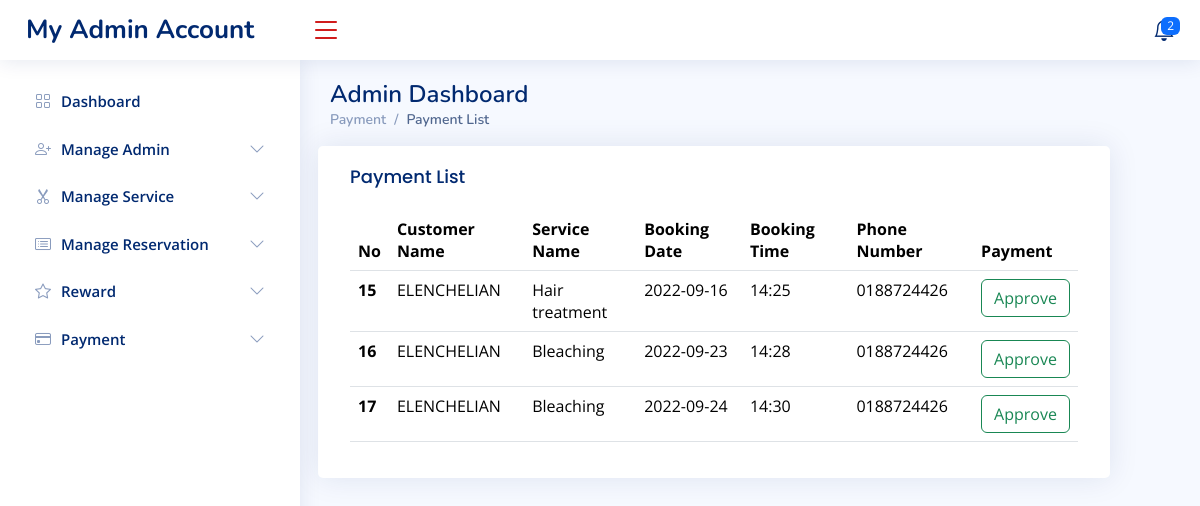
/User/Admin/payment_list.php, run on the app's committed database.
### tables this page shows
CREATE TABLE `booking` (
  `id` int(255) NOT NULL,
  `firstname` varchar(255) NOT NULL,
  `booking_email` varchar(255) NOT NULL,
  `booking_service` varchar(255) NOT NULL,
  `booking_date` varchar(255) NOT NULL,
  `booking_time` varchar(255) NOT NULL,
  `booking_phone_num` varchar(255) NOT NULL,
  `booking_bank` varchar(255) NOT NULL,
  `booking_card_num` varchar(255) NOT NULL,
  `booking_card_date` varchar(255) NOT NULL,
  `booking_card_year` varchar(255) NOT NULL,
  `booking_card_code` varchar(255) NOT NULL,
  `booking_deposit` varchar(255) NOT NULL,
  `booking_status` varchar(255) NOT NULL,
  `reason` varchar(255) NOT NULL
);

### User/Admin/payment_list.php (the view, shortened to what this page needs)
<?php
require_once 'pdo.php';
$conn = mysqli_connect("localhost", "root", "", "salon");
?>
<!DOCTYPE html>
<html lang="en">
<head>
  <link href="../assets/vendor/bootstrap/css/bootstrap.min.css" rel="stylesheet">
  <link href="../assets/vendor/bootstrap-icons/bootstrap-icons.css" rel="stylesheet">
  <link href="../assets/vendor/boxicons/css/boxicons.min.css" rel="stylesheet">
  <link href="../assets/vendor/quill/quill.snow.css" rel="stylesheet">
  <link href="../assets/vendor/quill/quill.bubble.css" rel="stylesheet">
  <link href="../assets/vendor/remixicon/remixicon.css" rel="stylesheet">
  <link href="../assets/vendor/simple-datatables/style.css" rel="stylesheet">
  <link href="../assets/css/style.css" rel="stylesheet">
</head>
<body>
  <header id="header" class="header fixed-top d-flex align-items-center">
    <div class="d-flex align-items-center justify-content-between">
      <a href="admin_dashboard.php" class="logo d-flex align-items-center">
        <span class="d-none d-lg-block">My Admin Account</span>
      </a>
      <i class="bi bi-list toggle-sidebar-btn"></i>
    </div>
    <nav class="header-nav ms-auto">
      <ul class="d-flex align-items-center">
        <nav class="header-nav ms-auto">
          <ul class="d-flex align-items-center">
            <li class="nav-item dropdown">
              <?php
              $sql = "SELECT COUNT(*)FROM booking WHERE booking_status='pending';";
              $result = mysqli_query($conn, $sql);
              if (mysqli_num_rows($result) > 0) {
                while ($row = mysqli_fetch_assoc($result)) {
              ?>
              <a class="nav-link nav-icon" href="#" data-bs-toggle="dropdown">
                <span class="badge bg-primary badge-number"><?php echo $row['COUNT(*)']; ?></span>
              </a>
              <?php
                }
              }
              ?>
            </li>
          </ul>
        </nav>
    </nav>
  </header>
  <aside id="sidebar" class="sidebar">
    <ul class="sidebar-nav" id="sidebar-nav">
      <li class="nav-item">
        <a class="nav-link collapsed" href="admin_dashboard.php">
          <i class="bi bi-grid"></i>
          <span>Dashboard</span>
        </a>
      </li>
      <li class="nav-item">
        <a class="nav-link collapsed" data-bs-target="#manage_admin" data-bs-toggle="collapse" href="#">
          <i class="bi bi-person-plus"></i><span>Manage Admin</span><i class="bi bi-chevron-down ms-auto"></i>
        </a>
      </li>
      <li class="nav-item">
        <a class="nav-link collapsed" data-bs-target="#manage_service" data-bs-toggle="collapse" href="#">
          <i class="bi bi-scissors"></i><span>Manage Service</span><i class="bi bi-chevron-down ms-auto"></i>
        </a>
      </li>
      <li class="nav-item">
        <a class="nav-link collapsed" data-bs-target="#manage_reservation" data-bs-toggle="collapse" href="#">
          <i class="bi bi-card-list"></i><span>Manage Reservation</span><i class="bi bi-chevron-down ms-auto"></i>
        </a>
      </li>
      <li class="nav-item">
        <a class="nav-link collapsed" data-bs-target="#manage_reward" data-bs-toggle="collapse" href="#">
          <i class="bi bi-star"></i><span>Reward</span><i class="bi bi-chevron-down ms-auto"></i>
        </a>
      </li>
      <li class="nav-item">
        <a class="nav-link collapsed" data-bs-target="#manage_payment" data-bs-toggle="collapse" href="#">
          <i class="bi bi-credit-card"></i><span>Payment</span><i class="bi bi-chevron-down ms-auto"></i>
        </a>
      </li>
    </ul>
  </aside>
  <main id="main" class="main">
    <div class="pagetitle">
      <h1>Admin Dashboard</h1>
      <nav>
        <ol class="breadcrumb">
          <li class="breadcrumb-item">Payment</li>
          <li class="breadcrumb-item active">Payment List</li>
        </ol>
      </nav>
    </div>
    <section class="section dashboard">
      <div class="row">
        <div class="col-lg-11">
          <div class="row">
            <div class="card">
              <div class="card-body">
                <h5 class="card-title">Payment List</h5>
                <table class="table table-hover">
                  <thead>
                    <tr>
                      <th scope="col">No</th>
                      <th scope="col">Customer Name</th>
                      <th scope="col">Service Name</th>
                      <th scope="col">Booking Date</th>
                      <th scope="col">Booking Time</th>
                      <th scope="col">Phone Number</th>
                      <th scope="col">Payment</th>
                    </tr>
                  </thead>
                  <tbody>
                    <?php
                   $sql = "SELECT * FROM booking where booking_status='accepted' ";
                   $result = mysqli_query($conn, $sql);
                   if (mysqli_num_rows($result) > 0) {
                     while ($row = mysqli_fetch_assoc($result)) {
                   ?>
                    <tr>
                      <th scope="row"><?php echo $row['id'];?></th>
                      <td><?php echo $row['firstname']; ?></td>
                      <td><?php echo $row['booking_service']; ?></td>
                      <td><?php echo $row['booking_date']; ?></td>
                      <td><?php echo $row['booking_time']; ?></td>
                      <td><?php echo $row['booking_phone_num']; ?></td>
                      <td>
                        <button href="" class="btn btn-outline-success" onclick="acceptbooking(<?php echo $row['id'];?>)">Approve</button>
                      </td>
                    </tr>
                    <?php
                      }
                    }
                    ?>
                  </tbody>
                </table>
              </div>
            </div>
          </div>
          </div>
          </div>
    </section>
  </main>
</body>
</html>

### User/assets/css/style.css (style rules this page uses)
:root { scroll-behavior: smooth; }
body { font-family: "Open Sans", sans-serif; background: #f6f9ff; color: #444444; }
a { color: #4154f1; text-decoration: none; }
h1, h2, h3, h4, h5, h6 { font-family: "Nunito", sans-serif; }
#main { margin-top: 60px; padding: 20px 30px; transition: all 0.3s; }
.pagetitle { margin-bottom: 10px; }
.pagetitle h1 { font-size: 24px; margin-bottom: 0; font-weight: 600; color: #012970; }
.card { margin-bottom: 30px; border: none; border-radius: 5px; box-shadow: 0px 0 30px rgba(1, 41, 112, 0.1); }
.card-title { padding: 20px 0 15px 0; font-size: 18px; font-weight: 500; color: #012970; font-family: "Poppins", sans-serif; }
.card-body { padding: 0 20px 20px 20px; }
.breadcrumb { font-size: 14px; font-family: "Nunito", sans-serif; color: #899bbd; font-weight: 600; }
.breadcrumb .breadcrumb-item::before { color: #899bbd; }
.breadcrumb .active { color: #51678f; font-weight: 600; }
.logo { line-height: 1; }
@media (min-width: 1200px) { .logo { width: 280px; } }
.logo span { font-size: 26px; font-weight: 700; color: #012970; font-family: "Nunito", sans-serif; }
.header { transition: all 0.5s; z-index: 997; height: 60px; box-shadow: 0px 2px 20px rgba(1, 41, 112, 0.1); background-color: #fff; padding-left: 20px; }
.header .toggle-sidebar-btn { font-size: 32px; padding-left: 10px; cursor: pointer; color: #ce1212; }
.header-nav ul { list-style: none; }
.header-nav>ul { margin: 0; padding: 0; }
.header-nav .nav-icon { font-size: 22px; color: #012970; margin-right: 25px; position: relative; }
.header-nav .badge-number { position: absolute; inset: -2px -5px auto auto; font-weight: normal; font-size: 12px; padding: 3px 6px; }
.sidebar { position: fixed; top: 60px; left: 0; bottom: 0; width: 300px; z-index: 996; transition: all 0.3s; padding: 20px; overflow-y: auto; scrollbar-width: thin; scrollbar-color: #aab7cf transparent; box-shadow: 0px 0px 20px rgba(1, 41, 112, 0.1); background-color: #fff; }
@media (min-width: 1200px) { #main, #footer { margin-left: 300px; } }
.sidebar-nav { padding: 0; margin: 0; list-style: none; }
.sidebar-nav li { padding: 0; margin: 0; list-style: none; }
.sidebar-nav .nav-item { margin-bottom: 5px; }
.sidebar-nav .nav-link { display: flex; align-items: center; font-size: 15px; font-weight: 600; color: #4154f1; transition: 0.3; background: #f6f9ff; padding: 10px 15px; border-radius: 4px; }
.sidebar-nav .nav-link i { font-size: 16px; margin-right: 10px; color: #4154f1; }
.sidebar-nav .nav-link.collapsed { color: #012970; background: #fff; }
.sidebar-nav .nav-link.collapsed i { color: #899bbd; }
.sidebar-nav .nav-link .bi-chevron-down { margin-right: 0; transition: transform 0.2s ease-in-out; }

### data on the page
booking: id "15", firstname "ELENCHELIAN", booking_service "Hair treatment", booking_date "2022-09-16", booking_time "14:25", booking_phone_num "0188724426"
booking: id "16", firstname "ELENCHELIAN", booking_service "Bleaching", booking_date "2022-09-23", booking_time "14:28", booking_phone_num "0188724426"
booking: id "17", firstname "ELENCHELIAN", booking_service "Bleaching", booking_date "2022-09-24", booking_time "14:30", booking_phone_num "0188724426"

### other printed values
$row['COUNT(*)'] "2"
